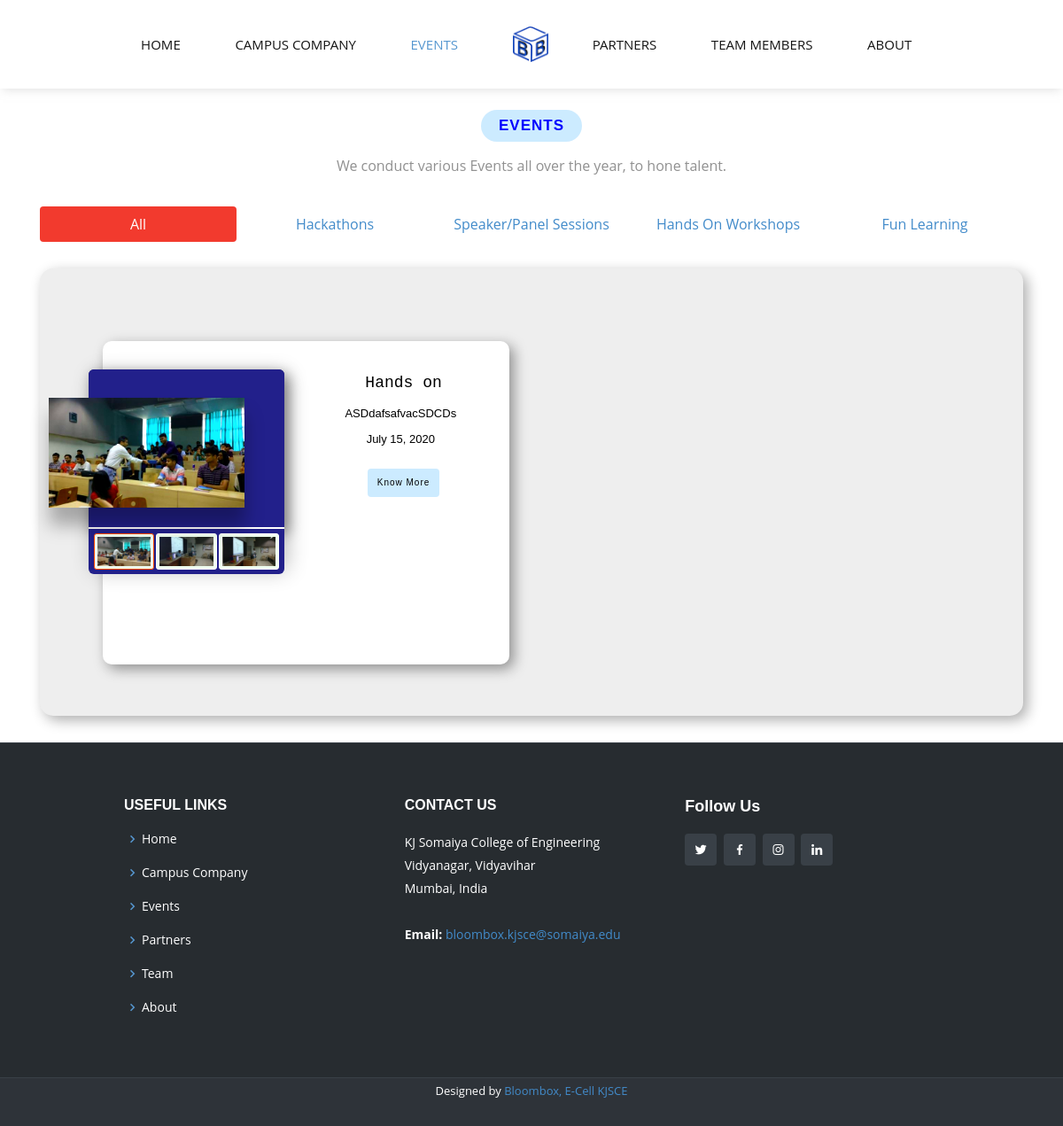
The page /events on the database as committed earlier.
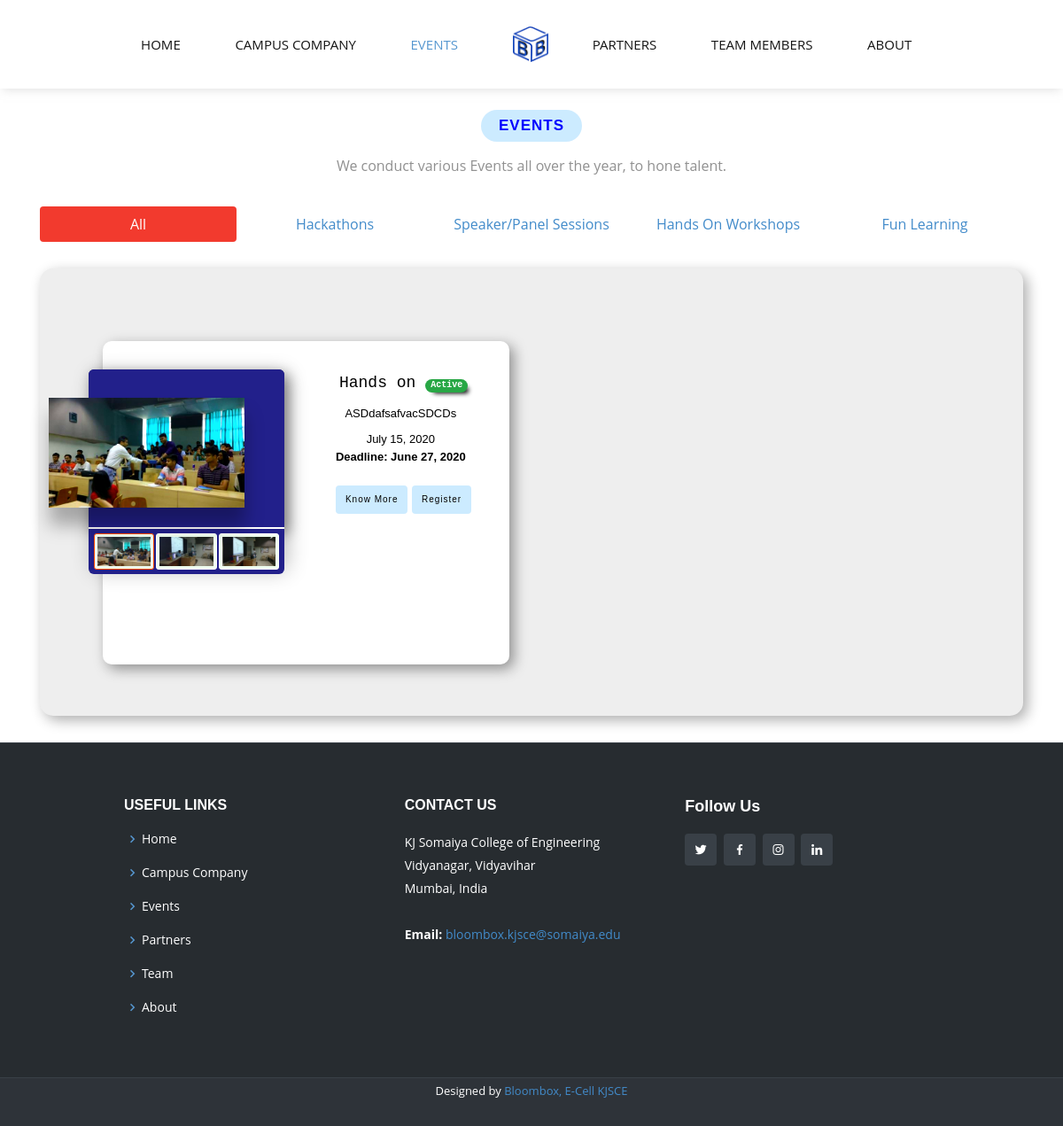
The same page on the database as committed later.
### bb_app/models.py (models this page shows)
class Events(models.Model):
    title=models.CharField(primary_key=True,max_length=255)
    description=models.TextField()
    date=models.DateField(help_text = "Please use the following format: <em>YYYY-MM-DD</em>.")
    details=models.TextField()
    eventType=models.CharField(max_length=13, choices=TYPE_CHOICES, default="Panel Session")
    deadline=models.DateField(help_text = "Please use the following format: <em>YYYY-MM-DD</em>.")
    def is_active(self):
        IST=pytz.timezone('Asia/Kolkata')
        today=datetime.now(IST).date()
        return self.deadline > today

class EventImages(models.Model):
    title=models.ForeignKey(Events,on_delete=models.CASCADE,related_name="moreImages")
    moreImages = models.ImageField(upload_to=get_path_events,blank=True, null=True)

### bb_app/views.py (the view)
# urls.py: path('events',views.events,name="events"),
def events(request):
    events=Events.objects.all().order_by("-date")
    context={'events':events,'registered':False}
    return render(request,'events.html',context)

### templates/events.html (shortened to what this page needs)
<!DOCTYPE html>
<html>
{% load static %}
<head>
    <link href="{% static 'styles/basic/preloader.css' %}" rel="stylesheet">
    <link href="{% static 'styles/basic/aos.css' %}" rel="stylesheet">
    <link href="{% static 'styles/basic/bootstrap.min.css' %}" rel="stylesheet">
    <link href="{% static 'styles/basic/icofont/icofont.min.css' %}" rel="stylesheet">
    <link href="{% static 'styles/basic/boxicons/css/boxicons.min.css' %}" rel="stylesheet">
    <link href="{% static 'styles/basic/owl.carousel.min.css' %}" rel="stylesheet">
    <link href="{% static 'styles/css/indexpage.css' %}" rel="stylesheet">
    <link href="{% static 'styles/css/events.css' %}" rel="stylesheet">
</head>
<body onload="preloader();">
    <header id="header" class="d-flex align-items-center">
        <div class="container">
            <nav class="nav-menu d-none d-lg-block">
                <ul class="nav-inner">
                    <li><a href="{% url 'index' %}">Home<i class="icofont-home"></i></a></li>
                    <li><a href="{% url 'campus' %}">Campus Company<i class="icofont-company"></i></a></li>
                    <li class="active"><a href="{% url 'events' %}">Events<i class="icofont-brand-slideshare"></i></a></li>
                    <li><a href="{% url 'index' %}"><img style="height:40px;width:40px;box-shadow: none !important;" src="../media/images/basic/BloomBox, E-Cell KJSCE - Logo Small.png" alt="" ></a> </li>
                    <li><a href="{% url 'partners' %}">Partners<i class="icofont-handshake-deal"></i></a></li>
                    <li><a href="{% url 'team' %}">Team Members<i class="icofont-people"></i></a></li>
                    <li><a href="{% url 'about' %}">About<i class="icofont-question"></i></a></li>
                </ul>
            </nav>
        </div>
    </header>
    <br>
    <div class="section-title" style="margin-top: 0px;padding-bottom: 10px;">
        <h2>Events</h2>
        <p>We conduct various Events all over the year, to hone talent.</p>
    </div>
    <br>
    <div class="container">
        <ul class="nav nav-pills nav-justified" role="tablist">
            <li class="nav-item">
                <a class="nav-link active" data-toggle="tab" href="#tab1">All</a>
            </li>
            <li class="nav-item">
                <a class="nav-link" data-toggle="tab" href="#tab2">Hackathons</a>
            </li>
            <li class="nav-item">
                <a class="nav-link" data-toggle="tab" href="#tab3">Speaker/Panel Sessions</a>
            </li>
            <li class="nav-item">
                <a class="nav-link" data-toggle="tab" href="#tab4">Hands On Workshops</a>
            </li>
            <li class="nav-item">
                <a class="nav-link" data-toggle="tab" href="#tab5">Fun Learning</a>
            </li>
        </ul>
        <div class="tab-content">
            <div id="tab1" class="container tab-pane active">
                <br>
                <div class="container">
                    <div class="row">
                        {% for event in events %}
                        <div class="col-xs-12 col-sm-12 col-md-6">
                            <div class="event-content">
                                <div class="row">
                                    <div class="col-md-6 col-lg-6">
                                        <div class="event-photo">
                                            <div class="event-photo-container">
                                                <div class="event-photo-main">
                                                    <img class="imageTop"
                                                        src="{{event.moreImages.all.0.moreImages.url}}"
                                                        alt="">
                                                </div>
                                                {% if event.moreImages.all %}
                                                <div class="event-photo-album">
                                                    <ul>
                                                        {% for image in event.moreImages.all %}
                                                        {% if forloop.counter0 == 0 %}
                                                        <li onclick="moreImages(this)" class="active">
                                                            {% else %}
                                                        <li onclick="moreImages(this)">
                                                            {% endif %}
                                                            <img src="{{image.moreImages.url}}" alt="">
                                                        </li>
                                                        {% endfor %}
                                                    </ul>
                                                </div>
                                                {% endif %}
                                            </div>
                                        </div>
                                    </div>
                                    <div class="col-lg-6 col-md-12">
                                        <div class="event-info">
                                            <div class="event-title"><h1>{{event.title}}{% if event.is_active %}
                                                <span style="font-size: x-small; -webkit-box-shadow: 5px 5px 5px -4px #000000;
                                                box-shadow: 5px 5px 5px -4px #000000; " class="badge badge-pill badge-success">Active</span>
                                                {% endif %}</h1>
                                            </div>
                                            <div class="description">
                                                <div class="desc-content">
                                                    {{event.description}}
                                                </div>
                                                <div class="date">{{event.date}}</div>
                                                {% if event.is_active %}
                                                <div class="date"><b>Deadline: {{event.deadline}}</b></div>
                                                {% endif %}
                                            </div>
                                            <a href="#">
                                                <button type="button" class="btn btn-seemore " data-toggle="modal"
                                                    data-target="div[name='exampleModal{{event.title}}']">
                                                    Know More
                                                </button>
                                            </a>
                                            {% if event.is_active %}
                                            <a href="registration/{{event.title}}">
                                                <button type="button" class="btn btn-seemore ">Register</button>
                                            </a>
                                            {% endif %}
                                        </div>
                                    </div>
                                </div>
                            </div>
                        </div>
                        {% endfor %}
                    </div>
                </div>
            </div>
        </div>
    </div>
<footer id="footer">
    <div class="footer-top">
        <div class="container">
            <div class="row justify-content-center">
                <div class="col-xl-10">
                    <div class="row">
                        <div class="col-lg-4 col-md-6 footer-links">
                            <h4>Useful Links</h4>
                            <ul>
                                <li><i class="bx bx-chevron-right"></i> <a href="{% url 'index' %}">Home</a></li>
                                <li><i class="bx bx-chevron-right"></i><a href="{% url 'campus' %}">Campus Company</a></li>
                                <li><i class="bx bx-chevron-right"></i><a href="{% url 'events' %}">Events</a></li>
                                <li><i class="bx bx-chevron-right"></i><a href="{% url 'partners' %}">Partners</a></li>
                                <li><i class="bx bx-chevron-right"></i><a href="{% url 'team' %}">Team</a></li>
                                <li><i class="bx bx-chevron-right"></i><a href="{% url 'about' %}">About</a></li>
                            </ul>
                        </div>
                        <div class="col-lg-4 col-md-6 footer-contact">
                            <h4>Contact Us</h4>
                            <p>
                                KJ Somaiya College of Engineering<br>Vidyanagar, Vidyavihar<br> Mumbai, India
                                <br><br>
                                <strong>Email:</strong><a href="mailto:bloombox.kjsce@somaiya.edu"> bloombox.kjsce@somaiya.edu</a>
                                <br>
                            </p>
                        </div>
                        <div class="col-lg-4 col-md-6 footer-info">
                            <h3>Follow Us</h3>
                            <div class="social-links mt-3">
                                <a href="https://twitter.com/bloombox_kjsce" class="twitter"><i class="bx bxl-twitter"></i></a>
                                <a href="https://www.facebook.com/bloomboxkjsce/" class="facebook"><i class="bx bxl-facebook"></i></a>
                                <a href="https://www.instagram.com/bloombox_kjsce/" class="instagram"><i class="bx bxl-instagram"></i></a>
                                <a href="https://www.linkedin.com/company/bloombox-e-cell-kjsce" class="linkedin"><i class="bx bxl-linkedin"></i></a>
                            </div>
                        </div>
                    </div>
                </div>
            </div>
        </div>
    </div>
    <div class="container">
        <div class="credits">
            Designed by<a href="#"> Bloombox, E-Cell KJSCE</a>
        </div>
    </div>
</footer>
</body>
</html>

### static/styles/css/indexpage.css (style rules this page uses)
body { font-family: "Open Sans", sans-serif; color: #444444; }
a { color: #428bca; }
h1, h2, h3, h4, h5, h6 { font-family: "Raleway", sans-serif; }
#header { height: 100px; transition: all 0.5s; z-index: 997; transition: all 0.5s; background: #fff; box-shadow: 0 4px 10px -3px rgba(191, 191, 191, 0.5); }
.nav-menu { width: 100%; }
.nav-menu, .nav-menu * { margin: 0; padding: 0; list-style: none; }
.nav-menu > ul > li { position: relative; white-space: nowrap; float: left; }
.nav-menu .nav-inner { display: flex; justify-content: center; align-items: center; }
.nav-menu a { display: block; position: relative; color: #151515; padding: 15px 25px; transition: 0.3s; font-size: 15px; text-transform: uppercase; font-family: "Open Sans", sans-serif; }
.nav-menu a:hover, .nav-menu .active > a, .nav-menu li:hover > a { color: #5697d0; text-decoration: none; }
.mobile-nav { position: fixed; top: 55px; right: 15px; bottom: 15px; left: 15px; z-index: 9999; overflow-y: auto; background: #fff; transition: ease-in-out 0.2s; opacity: 0; visibility: hidden; border-radius: 10px; padding: 10px 0; }
.mobile-nav * { margin: 0; padding: 0; list-style: none; }
.mobile-nav a { display: block; position: relative; color: #151515; padding: 10px 20px; font-weight: 500; outline: none; }
.mobile-nav a:hover, .mobile-nav .active > a, .mobile-nav li:hover > a { color: #5697d0; text-decoration: none; }
.section-title { text-align: center; padding-bottom: 50px; }
.section-title h2 { font-size: 17px; letter-spacing: 1px; font-weight: 700; padding: 8px 20px; margin: 0; background: #ccebff; color: blue; display: inline-block; text-transform: uppercase; border-radius: 50px; }
.section-title p { margin: 15px auto 0 auto; font-weight: 500; color: #919191; }
@media (min-width: 1024px) { .section-title p { width: 50%; } }
#footer { background: #2e3339; padding: 0 0 30px 0; color: #fff; font-size: 14px; }
#footer .footer-top { background: #272c30; border-top: 1px solid #394047; border-bottom: 1px solid #394047; padding: 60px 0 30px 0; }
#footer .footer-top .footer-info { margin-bottom: 30px; }
#footer .footer-top .footer-info h3 { font-size: 18px; margin: 0 0 20px 0; padding: 2px 0 2px 0; line-height: 1; font-weight: 700; }
#footer .footer-top .social-links a { font-size: 16px; display: inline-block; background: #394047; color: #fff; line-height: 1; padding: 10px 0; margin-right: 4px; border-radius: 4px; text-align: center; width: 36px; height: 36px; transition: 0.3s; }
#footer .footer-top h4 { font-size: 16px; font-weight: bold; color: #fff; text-transform: uppercase; position: relative; padding-bottom: 12px; }
#footer .footer-top .footer-links { margin-bottom: 30px; }
#footer .footer-top .footer-links ul { list-style: none; padding: 0; margin: 0; }
#footer .footer-top .footer-links ul i { padding-right: 2px; color: #5697d0; font-size: 18px; line-height: 1; }
#footer .footer-top .footer-links ul li { padding: 10px 0; display: flex; align-items: center; }
#footer .footer-top .footer-links ul li:first-child { padding-top: 0; }
#footer .footer-top .footer-links ul a { color: #fff; transition: 0.3s; display: inline-block; line-height: 1; }
#footer .footer-top .footer-contact { margin-bottom: 30px; }
#footer .footer-top .footer-contact p { line-height: 26px; }
#footer .credits { padding-top: 5px; text-align: center; font-size: 13px; color: #fff; }

Rows that differ between the two databases and show on the page:
changed Events "Hands on": deadline (not shown) → "June 27, 2020"
